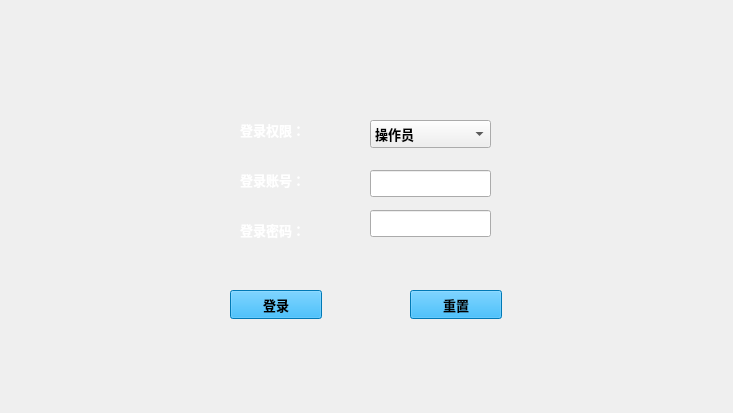
<?xml version="1.0" encoding="UTF-8"?>
<ui version="4.0">
 <class>Login</class>
 <widget class="QWidget" name="Login">
  <property name="geometry">
   <rect>
    <x>0</x>
    <y>0</y>
    <width>733</width>
    <height>413</height>
   </rect>
  </property>
  <property name="windowTitle">
   <string>Form</string>
  </property>
  <property name="styleSheet">
   <string notr="true">QWidget{border-image: url(:/res/Loginback.jpg);}</string>
  </property>
  <widget class="QPushButton" name="pushButton_2">
   <property name="geometry">
    <rect>
     <x>410</x>
     <y>290</y>
     <width>92</width>
     <height>29</height>
    </rect>
   </property>
   <property name="font">
    <font>
     <pointsize>10</pointsize>
     <weight>75</weight>
     <bold>true</bold>
    </font>
   </property>
   <property name="styleSheet">
    <string notr="true">background-color: rgb(0, 170, 255);</string>
   </property>
   <property name="text">
    <string>重置</string>
   </property>
  </widget>
  <widget class="QLabel" name="label_2">
   <property name="geometry">
    <rect>
     <x>240</x>
     <y>170</y>
     <width>81</width>
     <height>20</height>
    </rect>
   </property>
   <property name="text">
    <string>&lt;html&gt;&lt;head/&gt;&lt;body&gt;&lt;p&gt;&lt;span style=&quot; font-size:10pt; font-weight:700; color:#ffffff;&quot;&gt;登录账号：&lt;/span&gt;&lt;/p&gt;&lt;/body&gt;&lt;/html&gt;</string>
   </property>
  </widget>
  <widget class="QLabel" name="label_3">
   <property name="geometry">
    <rect>
     <x>240</x>
     <y>220</y>
     <width>81</width>
     <height>20</height>
    </rect>
   </property>
   <property name="text">
    <string>&lt;html&gt;&lt;head/&gt;&lt;body&gt;&lt;p&gt;&lt;span style=&quot; font-size:10pt; font-weight:700; color:#ffffff;&quot;&gt;登录密码：&lt;/span&gt;&lt;/p&gt;&lt;/body&gt;&lt;/html&gt;</string>
   </property>
  </widget>
  <widget class="QPushButton" name="pushButton">
   <property name="geometry">
    <rect>
     <x>230</x>
     <y>290</y>
     <width>92</width>
     <height>29</height>
    </rect>
   </property>
   <property name="font">
    <font>
     <pointsize>10</pointsize>
     <weight>75</weight>
     <bold>true</bold>
    </font>
   </property>
   <property name="styleSheet">
    <string notr="true">background-color: rgb(0, 170, 255);</string>
   </property>
   <property name="text">
    <string>登录</string>
   </property>
  </widget>
  <widget class="QLabel" name="label">
   <property name="geometry">
    <rect>
     <x>240</x>
     <y>120</y>
     <width>81</width>
     <height>20</height>
    </rect>
   </property>
   <property name="text">
    <string>&lt;html&gt;&lt;head/&gt;&lt;body&gt;&lt;p&gt;&lt;span style=&quot; font-size:10pt; font-weight:700; color:#ffffff;&quot;&gt;登录权限：&lt;/span&gt;&lt;/p&gt;&lt;/body&gt;&lt;/html&gt;</string>
   </property>
  </widget>
  <widget class="QLineEdit" name="lineEdit_passward">
   <property name="geometry">
    <rect>
     <x>370</x>
     <y>210</y>
     <width>121</width>
     <height>27</height>
    </rect>
   </property>
   <property name="font">
    <font>
     <pointsize>10</pointsize>
     <weight>75</weight>
     <bold>true</bold>
    </font>
   </property>
  </widget>
  <widget class="QComboBox" name="comboBox">
   <property name="geometry">
    <rect>
     <x>370</x>
     <y>120</y>
     <width>121</width>
     <height>28</height>
    </rect>
   </property>
   <property name="font">
    <font>
     <pointsize>10</pointsize>
     <weight>75</weight>
     <bold>true</bold>
    </font>
   </property>
   <item>
    <property name="text">
     <string>操作员</string>
    </property>
   </item>
   <item>
    <property name="text">
     <string>参观</string>
    </property>
   </item>
  </widget>
  <widget class="QLineEdit" name="lineEdit_user">
   <property name="geometry">
    <rect>
     <x>370</x>
     <y>170</y>
     <width>121</width>
     <height>27</height>
    </rect>
   </property>
   <property name="font">
    <font>
     <pointsize>10</pointsize>
     <weight>75</weight>
     <bold>true</bold>
    </font>
   </property>
  </widget>
 </widget>
 <resources/>
 <connections/>
</ui>
